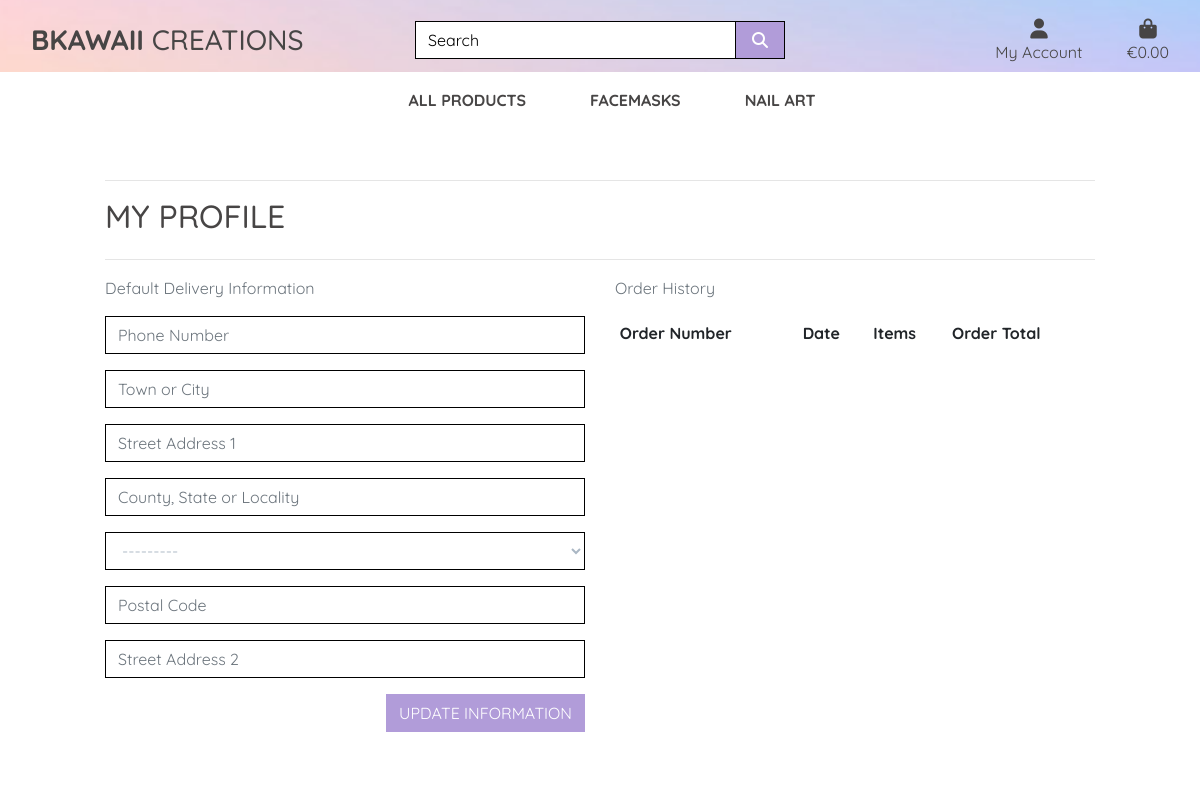
The page /profile/ (signed in) on the database as committed earlier.
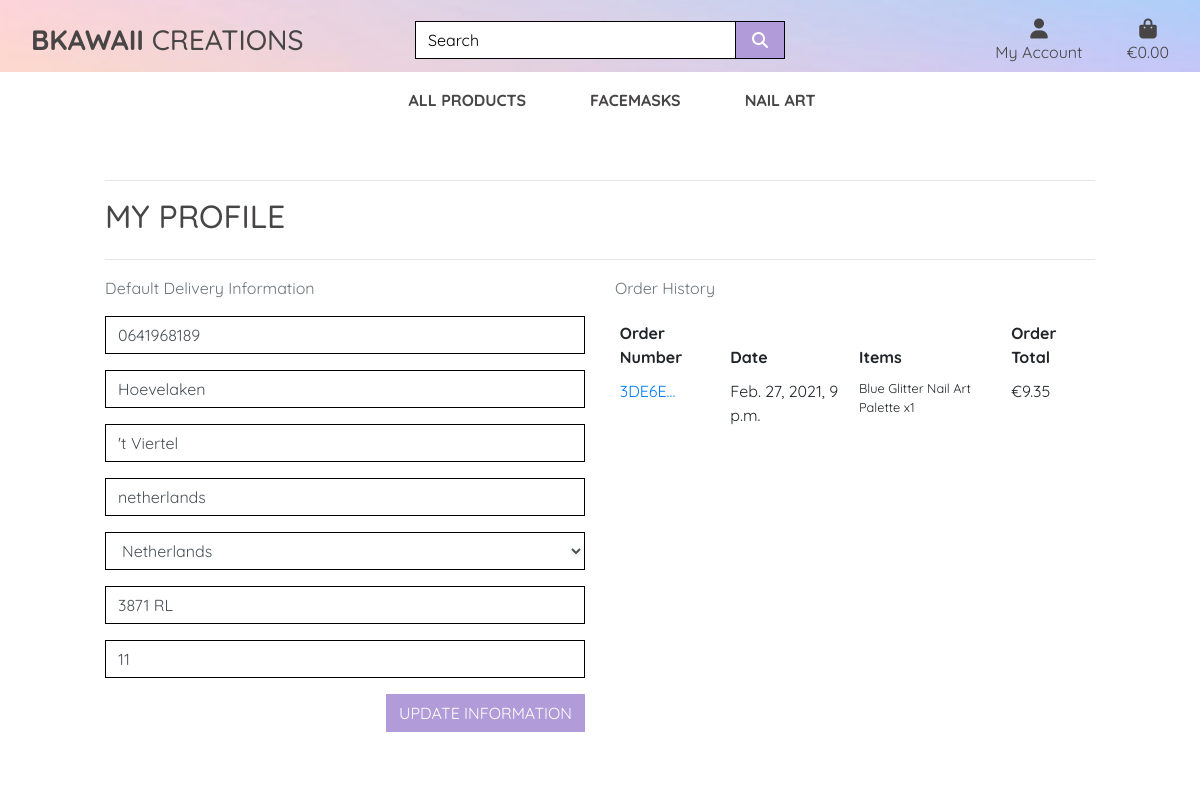
The same page on the database as committed later.
### profiles/models.py (models this page shows, shortened)
class UserProfile(models.Model):
    user = models.OneToOneField(User, on_delete=models.CASCADE)
    default_phone_number = models.CharField(max_length=20, null=True, blank=True)
    default_town_or_city = models.CharField(max_length=40, null=True, blank=True)
    default_street_address1 = models.CharField(max_length=80, null=True, blank=True)
    default_county = models.CharField(max_length=80, null=True, blank=True)
    default_country = CountryField(blank_label='Country', null=True, blank=True)
    default_postcode = models.CharField(max_length=20, null=True, blank=True)
    default_street_address2 = models.CharField(max_length=80, null=True, blank=True)

### checkout/models.py (models this page shows, shortened)
class Order(models.Model):
    order_number = models.CharField(max_length=32, null=False, editable=False)
    user_profile = models.ForeignKey(UserProfile, on_delete=models.SET_NULL,
                                     null=True, blank=True, related_name='orders')
    full_name = models.CharField(max_length=50, null=False, blank=False)
    email = models.EmailField(max_length=254, null=False, blank=False)
    phone_number = models.CharField(max_length=20, null=False, blank=False)
    country = CountryField(blank_label='Country *', null=False, blank=False)
    postcode = models.CharField(max_length=20, null=True, blank=True)
    town_or_city = models.CharField(max_length=40, null=False, blank=False)
    street_address1 = models.CharField(max_length=80, null=False, blank=False)
    street_address2 = models.CharField(max_length=80, null=True, blank=True)
    county = models.CharField(max_length=80, null=True, blank=True)
    date = models.DateTimeField(auto_now_add=True)
    delivery_cost = models.DecimalField(max_digits=6, decimal_places=2, null=False, default=0)
    order_total = models.DecimalField(max_digits=10, decimal_places=2, null=False, default=0)
    grand_total = models.DecimalField(max_digits=10, decimal_places=2, null=False, default=0)
    original_bag = models.TextField(null=False, blank=False, default='')
    stripe_pid = models.CharField(max_length=254, null=False, blank=False, default='')

class OrderLineItem(models.Model):
    order = models.ForeignKey(Order, null=False, blank=False, on_delete=models.CASCADE, related_name='lineitems')
    product = models.ForeignKey(Product, null=False, blank=False, on_delete=models.CASCADE)
    product_size = models.CharField(max_length=2, null=True, blank=True) # XS, S, M, L, XL
    quantity = models.IntegerField(null=False, blank=False, default=0)
    lineitem_total = models.DecimalField(max_digits=6, decimal_places=2, null=False, blank=False, editable=False)

### products/models.py (models this page shows, shortened)
class Product(models.Model):
    category = models.ForeignKey('Category', null=True, blank=True, on_delete=models.SET_NULL)
    sku = models.CharField(max_length=200, null=True, blank=True)
    name = models.CharField(max_length=200)
    description = models.TextField()
    price = models.DecimalField(max_digits=6, decimal_places=2)
    rating = models.DecimalField(max_digits=6, decimal_places=2, null=True, blank=True)
    image_url = models.URLField(max_length=1024, null=True, blank=True)
    image = models.ImageField(null=True, blank=True)

### profiles/views.py (the view)
# urls.py: path('profile/', include('profiles.urls')),
def profile(request):
    profile = get_object_or_404(UserProfile, user=request.user)
    if request.method == 'POST':
        form = UserProfileForm(request.POST, instance=profile)
        if form.is_valid():
            form.save()
            messages.success(request, 'Profile updated successfully')
    else:
        form = UserProfileForm(instance=profile)
    orders = profile.orders.all()
    template = 'profiles/profile.html'
    context = {
        'form': form,
        'orders': orders,
        'on_profile_page': True
    }
    return render(request, template, context)

### profiles/forms.py
class UserProfileForm(forms.ModelForm):
    class Meta:
        model = UserProfile
        exclude = ('user',)
    def __init__(self, *args, **kwargs):
        super().__init__(*args, **kwargs)
        placeholders = {
            'default_phone_number': 'Phone Number',
            'default_postcode': 'Postal Code',
            'default_town_or_city': 'Town or City',
            'default_street_address1': 'Street Address 1',
            'default_street_address2': 'Street Address 2',
            'default_county': 'County, State or Locality',
        }
        self.fields['default_phone_number'].widget.attrs['autofocus'] = True
        for field in self.fields:
            if field != 'default_country':
                if self.fields[field].required:
                    placeholder = f'{placeholders[field]} *'
                else:
                    placeholder = placeholders[field]
                self.fields[field].widget.attrs['placeholder'] = placeholder
            self.fields[field].widget.attrs['class'] = 'border-black rounded-0 profile-form-input'
            self.fields[field].label = False

### bag/contexts.py (called while the page is built, shortened)
def bag_contents(request):
    bag_items = []
    total = 0
    product_count = 0
    bag = request.session.get('bag', {})
    if total < settings.FREE_DELIVERY_THRESHOLD:
        delivery = total * Decimal(settings.STANDARD_DELIVERY_PERCENTAGE / 100)
        free_delivery_delta = settings.FREE_DELIVERY_THRESHOLD - total
    else:
        delivery = 0
        free_delivery_delta = 0
    grand_total = delivery + total
    context = {
        'bag_items': bag_items,
        'total': total,
        'product_count': product_count,
        'delivery': delivery,
        'free_delivery_delta': free_delivery_delta,
        'free_delivery_threshold': settings.FREE_DELIVERY_THRESHOLD,
        'grand_total': grand_total,
    }
    return context

### profiles/templates/profiles/profile.html (shortened to what this page needs)
{% extends "base.html" %}
{% load static %}
{% block page_header %}
    <div class="container header-container">
    </div>
{% endblock %}
{% block content %}
    <div class="overlay"></div>
    <div class="container">
        <div class="row">
            <div class="col">
                <hr>
                <h2 class="logo-font mb-4">My Profile</h2>
                <hr>
            </div>
        </div>
        <div class="row">
            <div class="col-12 col-lg-6">
                <p class="text-muted">Default Delivery Information</p>
                <form class="mt-3" action="{% url 'profile' %}" method="POST" id="profile-update-form">
                    {{ form|crispy }}
                    <button class="btn btn-black rounded-0 text-uppercase float-right">Update Information</button>
                </form>
            </div>
            <div class="col-12 col-lg-6">
                <p class="text-muted">Order History</p>
               <div class="order-history table-responsive">
                    <table class="table table-sm table-borderless">
                        <thead>
                            <tr>
                                <th>Order Number</th>
                                <th>Date</th>
                                <th>Items</th>
                                <th>Order Total</th>
                            </tr>
                        </thead>
                        <tbody>
                            {% for order in orders %}
                                <tr>
                                    <td>
                                        <a href="{% url 'order_history' order.order_number %}"
                                        title="{{ order.order_number }}">
                                            {{ order.order_number|truncatechars:6 }}
                                        </a>
                                    </td>
                                    <td>{{ order.date }}</td>
                                    <td>
                                        <ul class="list-unstyled">
                                            {% for item in order.lineitems.all %}
                                                <li class="small">
                                                    {{ item.product.name }} x{{ item.quantity }}
                                                </li>
                                            {% endfor %}
                                        </ul>
                                    </td>
                                    <td>€{{ order.grand_total }}</td>
                                </tr>
                            {% endfor %}
                        </tbody>
                    </table>
                </div>
            </div>
        </div>
{% endblock %}

### templates/base.html (shortened to what this page needs)
{% load static %}
<!doctype html>
<html lang="en">
  <head>
    {% block corecss %}
        <link rel="stylesheet" href="https://stackpath.bootstrapcdn.com/bootstrap/4.5.2/css/bootstrap.min.css">
        <link rel="stylesheet" href="{% static 'css/base.css' %}">
        {% endblock %}
  </head>
  <body>
<header class="container-fluid fixed-top">
<div id="topnav" class="row pt-lg-2 d-none d-lg-flex">
<div class="col-12 col-lg-4 my-auto py-1 py-lg-0 text-center text-lg-left">
<a href="{% url 'home' %}" class="nav-link main-logo-link">
                    <h3 class="logo-font text-black my-0"><strong>BKawaii</strong> Creations</h3>
                </a>
            </div>
            <div class="col-12 col-lg-4 my-auto py-1 py-lg-0">
                <form method="GET" action="{% url 'products' %}">
                    <div class="input-group w-100">
                        <input class="form-control border border-black rounded-0" type="text" name="q" placeholder="Search">
                        <div class="input-group-append">
                            <button class="form-control btn btn-black border border-black rounded-0" type="submit">
                                <span class="icon">
                                    <i class="fas fa-search"></i>
                                </span>
                            </button>
                        </div>
                    </div>
                </form>
            </div>
            <div class="col-12 col-lg-4 my-auto py-1 py-lg-0">
                <ul class="list-inline list-unstyled text-center text-lg-right my-0">
                    <li class="list-inline-item dropdown">
                        <a class="text-black nav-link" href="#" id="user-options" data-toggle="dropdown" aria-haspopup="true" aria-expanded="false">
                            <div class="text-center">
                                <div><i class="fas fa-user fa-lg"></i></div>
                                <p class="my-0">My Account</p>
                            </div>
                        </a>
                    </li>
                    <li class="list-inline-item">
                        <a class="{% if grand_total %}text-info font-weight-bold{% else %}text-black{% endif %} nav-link" href="{% url 'view_bag' %}">
                            <div class="text-center">
                                <div><i class="fas fa-shopping-bag fa-lg"></i></div>
                                <p class="my-0">
                                    {% if grand_total %}
                                        €{{ grand_total|floatformat:2 }}
                                    {% else %}
                                        €0.00
                                    {% endif %}
                                </p>
                            </div>
                        </a>
                    </li>
                </ul>
            </div>
        </div>
   <div class="row bg-white">
            <nav class="navbar navbar-expand-lg navbar-light w-100">
                {% include 'includes/main-nav.html' %}
            </nav>
        </div>
    </header>
    {% block page_header %}
    {% endblock %}
    {% block content %}
    {% endblock %}
  </body>
</html>

### templates/includes/main-nav.html (shortened to what this page needs)
<div class="collapse navbar-collapse" id="main-nav">
    <ul class="navbar-nav w-auto mx-auto">
        <li class="nav-item dropdown">
            <a class="logo-font font-weight-bold nav-link text-black mr-5" href="#" id="all-products-link" data-toggle="dropdown" aria-haspopup="true" aria-expanded="false">
                All Products
            </a>
        </li>
        <li class="nav-item dropdown">
            <a class="logo-font font-weight-bold nav-link text-black mr-5" href="#" id="facemasks-link" data-toggle="dropdown" aria-haspopup="true" aria-expanded="false">
                Facemasks
            </a>
        </li>
        <li class="nav-item dropdown">
            <a class="logo-font font-weight-bold nav-link text-black" href="#" id="Nailart-link" data-toggle="dropdown" aria-haspopup="true" aria-expanded="false">
                Nail Art
            </a>
        </li>
    </ul>
</div>

### static/css/base.css (style rules this page uses)
html { height: 100%; }
body { background: #f0ecff; background-size: cover; height: calc(100vh - 200px); color:#474545; font-family: 'Quicksand', sans-serif; }
#topnav { background: url('/media/navbar.png'); }
.icon { align-items: center; display: inline-flex; justify-content: center; height: 1.5rem; width: 1.5rem; }
.logo-font { text-transform: uppercase; }
.main-logo-link { width: fit-content; }
.btn-black { background: #b19cd9; color: white; }
.text-black { color:#474545 !important; }
.border-black { border: 1px solid black !important; }
.overlay { height: 100%; width: 100%; top: 0; left: 0; position: fixed; background: white; z-index: -1; }
input[name='q']::placeholder { color: black; }
@media (min-width: 1200px) { .container { max-width: 85%; } }
@media (min-width: 992px) { .header-container { padding-top: 164px; } }

Rows that differ between the two databases and show on the page:
changed UserProfile: default_phone_number (not shown) → "0641968189"; default_town_or_city (not shown) → "Hoevelaken"; default_street_address1 (not shown) → "'t Viertel"; default_county (not shown) → "netherlands"; default_country "---------" → "Netherlands"; default_postcode (not shown) → "3871 RL"; default_street_address2 (not shown) → "11"
added Order: order_number "3DE6E…", date "Feb. 27, 2021, 9 p.m.", grand_total "9.35"
added OrderLineItem: product.name "Blue Glitter Nail Art Palette", quantity "1"
